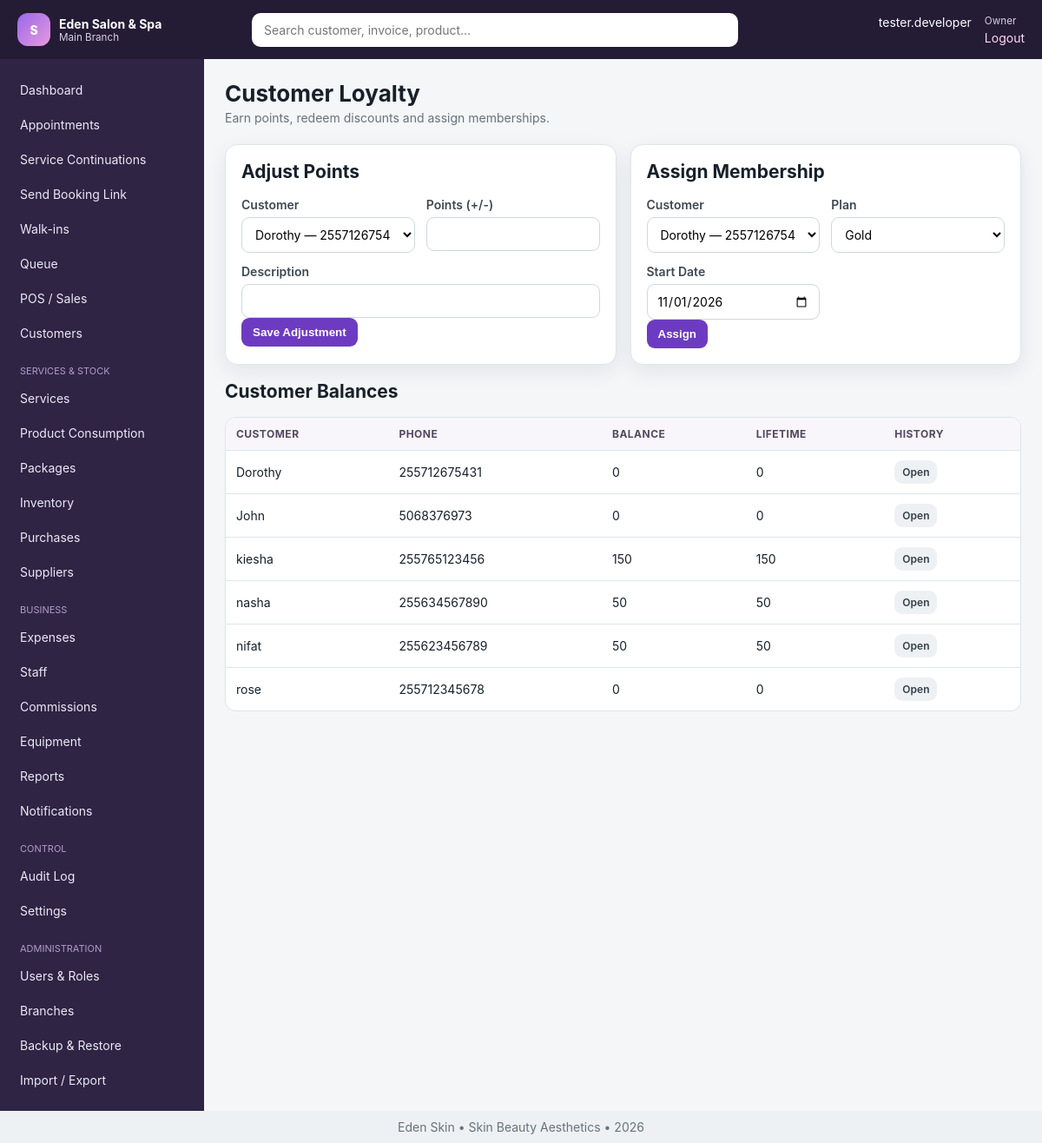
Screenshot of /modules/loyalty.php (signed in) with the database file from the repository.
### tables this page shows
CREATE TABLE `settings` (
  `id` int(11) NOT NULL AUTO_INCREMENT,
  `branch_id` int(11) DEFAULT NULL,
  `setting_key` varchar(100) NOT NULL,
  `setting_value` text DEFAULT NULL,
  `setting_group` varchar(80) DEFAULT 'general',
  `updated_by` int(11) DEFAULT NULL,
  `updated_at` datetime DEFAULT current_timestamp() ON UPDATE current_timestamp(),
  PRIMARY KEY (`id`),
  UNIQUE KEY `uniq_setting` (`branch_id`,`setting_key`),
  KEY `updated_by` (`updated_by`),
  CONSTRAINT `settings_ibfk_1` FOREIGN KEY (`branch_id`) REFERENCES `branches` (`id`) ON DELETE CASCADE,
  CONSTRAINT `settings_ibfk_2` FOREIGN KEY (`updated_by`) REFERENCES `users` (`id`) ON DELETE SET NULL
);

CREATE TABLE `users` (
  `id` int(11) NOT NULL AUTO_INCREMENT,
  `branch_id` int(11) NOT NULL,
  `staff_id` int(11) DEFAULT NULL,
  `role_id` int(11) NOT NULL,
  `username` varchar(80) NOT NULL,
  `password_hash` varchar(255) NOT NULL,
  `status` enum('active','inactive','locked') DEFAULT 'active',
  `last_login_at` datetime DEFAULT NULL,
  `created_at` datetime DEFAULT current_timestamp(),
  PRIMARY KEY (`id`),
  UNIQUE KEY `username` (`username`),
  KEY `branch_id` (`branch_id`),
  KEY `staff_id` (`staff_id`),
  KEY `role_id` (`role_id`),
  CONSTRAINT `users_ibfk_1` FOREIGN KEY (`branch_id`) REFERENCES `branches` (`id`),
  CONSTRAINT `users_ibfk_2` FOREIGN KEY (`staff_id`) REFERENCES `staff` (`id`) ON DELETE SET NULL,
  CONSTRAINT `users_ibfk_3` FOREIGN KEY (`role_id`) REFERENCES `roles` (`id`)
);

CREATE TABLE `branches` (
  `id` int(11) NOT NULL AUTO_INCREMENT,
  `business_id` int(11) NOT NULL,
  `name` varchar(120) NOT NULL,
  `code` varchar(20) NOT NULL,
  `phone` varchar(30) DEFAULT NULL,
  `email` varchar(120) DEFAULT NULL,
  `address` varchar(255) DEFAULT NULL,
  `opening_time` time DEFAULT '08:00:00',
  `closing_time` time DEFAULT '20:00:00',
  `status` enum('active','inactive') DEFAULT 'active',
  `created_at` datetime DEFAULT current_timestamp(),
  PRIMARY KEY (`id`),
  UNIQUE KEY `code` (`code`),
  KEY `business_id` (`business_id`),
  CONSTRAINT `branches_ibfk_1` FOREIGN KEY (`business_id`) REFERENCES `businesses` (`id`)
);

CREATE TABLE `staff` (
  `id` int(11) NOT NULL AUTO_INCREMENT,
  `branch_id` int(11) NOT NULL,
  `employee_no` varchar(30) DEFAULT NULL,
  `photo` varchar(255) DEFAULT NULL,
  `full_name` varchar(150) NOT NULL,
  `phone` varchar(30) DEFAULT NULL,
  `email` varchar(120) DEFAULT NULL,
  `gender` enum('Male','Female','Other') DEFAULT 'Female',
  `date_of_birth` date DEFAULT NULL,
  `address` varchar(255) DEFAULT NULL,
  `role_title` varchar(100) DEFAULT NULL,
  `salary` decimal(14,2) DEFAULT 0.00,
  `default_commission_type` enum('percentage','fixed') DEFAULT 'percentage',
  `default_commission_value` decimal(10,2) DEFAULT 0.00,
  `employment_date` date DEFAULT NULL,
  `emergency_contact` varchar(120) DEFAULT NULL,
  `status` enum('active','inactive','terminated') DEFAULT 'active',
  `created_at` datetime DEFAULT current_timestamp(),
  `updated_at` datetime DEFAULT NULL,
  PRIMARY KEY (`id`),
  UNIQUE KEY `employee_no` (`employee_no`),
  KEY `branch_id` (`branch_id`),
  CONSTRAINT `staff_ibfk_1` FOREIGN KEY (`branch_id`) REFERENCES `branches` (`id`)
);

CREATE TABLE `roles` (
  `id` int(11) NOT NULL AUTO_INCREMENT,
  `name` varchar(80) NOT NULL,
  `description` varchar(255) DEFAULT NULL,
  `is_system` tinyint(1) DEFAULT 0,
  `created_at` datetime DEFAULT current_timestamp(),
  PRIMARY KEY (`id`),
  UNIQUE KEY `name` (`name`)
);

CREATE TABLE `customers` (
  `id` int(11) NOT NULL AUTO_INCREMENT,
  `branch_id` int(11) NOT NULL,
  `customer_no` varchar(30) DEFAULT NULL,
  `full_name` varchar(150) NOT NULL,
  `phone` varchar(30) DEFAULT NULL,
  `gender` enum('Male','Female','Other') DEFAULT NULL,
  `date_of_birth` date DEFAULT NULL,
  `email` varchar(120) DEFAULT NULL,
  `address` varchar(255) DEFAULT NULL,
  `emergency_contact` varchar(120) DEFAULT NULL,
  `preferences` text DEFAULT NULL,
  `status` enum('active','inactive') DEFAULT 'active',
  `created_at` datetime DEFAULT current_timestamp(),
  `updated_at` datetime DEFAULT NULL,
  PRIMARY KEY (`id`),
  UNIQUE KEY `customer_no` (`customer_no`),
  KEY `phone` (`phone`),
  KEY `branch_id` (`branch_id`),
  CONSTRAINT `customers_ibfk_1` FOREIGN KEY (`branch_id`) REFERENCES `branches` (`id`)
);

### includes/functions.php (called while the page is built, shortened)
<?php
function app_config(): array {
    static $config;
    if (!$config) {
        $file=dirname(__DIR__).'/config.php';
        $config=require $file;
    }
    return $config;
}
function e(mixed $v): string { return htmlspecialchars((string)$v, ENT_QUOTES, 'UTF-8'); }
function url(string $path=''): string { $base=rtrim(app_config()['app']['base_url'] ?? '', '/'); return $base.'/'.ltrim($path,'/'); }
function today(): string { return date('Y-m-d'); }
function setting(string $key,mixed $default=null,?int $branchId=null): mixed {
    try { $branchId=$branchId??current_branch_id(); $r=one('SELECT setting_value FROM settings WHERE setting_key=? AND (branch_id=? OR branch_id IS NULL) ORDER BY branch_id IS NOT NULL DESC LIMIT 1',[$key,$branchId]); return $r ? $r['setting_value'] : $default; } catch(Throwable){ return $default; }
}

### config.php (called while the page is built)
<?php
return array (
  'db' =>
  array (
    'host' => '127.0.0.1',
    'port' => '3306',
    'name' => 'salon_spa_tz',
    'user' => 'root',
    'pass' => '',
    'charset' => 'utf8mb4',
  ),
  'app' =>
  array (
    'name' => 'Salon & Spa Manager',
    'base_url' => '/salon_spa_management_system',
    'timezone' => 'Africa/Dar_es_Salaam',
    'currency' => 'TZS',
    'session_timeout' => 3600,
    'debug' => false,
  ),
);

### includes/auth.php (called while the page is built, shortened)
<?php
function is_logged_in(): bool { return !empty($_SESSION['user_id']); }
function require_login(): void {
    if(!current_user()){ logout_user(); redirect('login.php'); }
}
function current_user(): ?array { static $u; if(!is_logged_in())return null; if(!$u)$u=one('SELECT u.*,r.name role_name,s.full_name staff_name,b.name branch_name FROM users u JOIN roles r ON r.id=u.role_id LEFT JOIN staff s ON s.id=u.staff_id LEFT JOIN branches b ON b.id=u.branch_id WHERE u.id=?',[$_SESSION['user_id']]); return $u; }
function current_branch_id(): ?int {
    if(isset($_SESSION['branch_id']) && (int)$_SESSION['branch_id']>0) return (int)$_SESSION['branch_id'];
    return null;
}
function can(string $code): bool { $u=current_user(); return $u && ($u['role_name']==='Owner' || in_array($code,permissions(),true)); }
function require_permission(string $code): void { require_login(); if(!can($code)){http_response_code(403); include dirname(__DIR__).'/403.php'; exit;} }

### includes/db.php (called while the page is built, shortened)
<?php
function db(): PDO {
    static $pdo = null;
    if ($pdo instanceof PDO) return $pdo;
    $cfg = app_config()['db'];
    $dsn = sprintf('mysql:host=%s;port=%s;dbname=%s;charset=%s', $cfg['host'], $cfg['port'], $cfg['name'], $cfg['charset']);
    $pdo = new PDO($dsn, $cfg['user'], $cfg['pass'], [
        PDO::ATTR_ERRMODE => PDO::ERRMODE_EXCEPTION,
        PDO::ATTR_DEFAULT_FETCH_MODE => PDO::FETCH_ASSOC,
        PDO::ATTR_EMULATE_PREPARES => false,
    ]);
    return $pdo;
}
function q(string $sql, array $params=[]): PDOStatement { $s=db()->prepare($sql); $s->execute($params); return $s; }
function one(string $sql, array $params=[]): ?array { $r=q($sql,$params)->fetch(); return $r ?: null; }
function all(string $sql, array $params=[]): array { return q($sql,$params)->fetchAll(); }

### includes/business.php (called while the page is built, shortened)
<?php
function option_rows(string $table,string $labelCol='name',string $where='status="active"'): array {
    $sql="SELECT id, $labelCol label FROM `$table`";
    $params=[];
    if($where){ $sql.=" WHERE $where"; }
    if(str_contains($where,'branch_id=?')) $params[] = current_branch_id();
    $sql.=" ORDER BY label";
    $out=[]; foreach(all($sql,$params) as $r){ $out[$r['id']]=$r['label']; } return $out;
}
function customers_options(bool $includeBlank=true): array { $rows=all('SELECT id, CONCAT(full_name," — ",COALESCE(phone,"")) label FROM customers WHERE branch_id=? AND status="active" ORDER BY full_name',[current_branch_id()]); $o=[]; foreach($rows as $r)$o[$r['id']]=$r['label']; return $o; }
?>

### modules/loyalty.php (the view, shortened to what this page needs)
<?php
require dirname(__DIR__).'/includes/bootstrap.php'; require_permission('loyalty.manage'); $bid=current_branch_id();
$rows=all('SELECT c.id,c.full_name,c.phone,COALESCE(la.points_balance,0) points,COALESCE(la.lifetime_points,0) lifetime FROM customers c LEFT JOIN loyalty_accounts la ON la.customer_id=c.id WHERE c.branch_id=? ORDER BY c.full_name',[$bid]); $title='Customer Loyalty'; $subtitle='Earn points, redeem discounts and assign memberships.'; include dirname(__DIR__).'/includes/header.php';?><div class="grid cols-2"><section class="card"><h2>Adjust Points</h2><form method="post"><?=csrf_field()?><input type="hidden" name="_action" value="adjust"><div class="form-grid"><div class="form-group"><label>Customer</label><select name="customer_id" required><?php foreach(customers_options() as $id=>$l):?><option value="<?=e($id)?>"><?=e($l)?></option><?php endforeach;?></select></div><div class="form-group"><label>Points (+/-)</label><input type="number" name="points" required></div><div class="form-group full"><label>Description</label><input name="description"></div></div><button class="btn">Save Adjustment</button></form></section><section class="card"><h2>Assign Membership</h2><form method="post"><?=csrf_field()?><input type="hidden" name="_action" value="membership"><div class="form-grid"><div class="form-group"><label>Customer</label><select name="customer_id" required><?php foreach(customers_options() as $id=>$l):?><option value="<?=e($id)?>"><?=e($l)?></option><?php endforeach;?></select></div><div class="form-group"><label>Plan</label><select name="membership_id" required><?php foreach(option_rows('memberships','name','branch_id=? AND status="active"') as $id=>$l):?><option value="<?=e($id)?>"><?=e($l)?></option><?php endforeach;?></select></div><div class="form-group"><label>Start Date</label><input type="date" name="start_date" value="<?=e(today())?>"></div></div><button class="btn">Assign</button></form></section></div><h2>Customer Balances</h2><div class="table-wrap"><table><thead><tr><th>Customer</th><th>Phone</th><th>Balance</th><th>Lifetime</th><th>History</th></tr></thead><tbody><?php foreach($rows as $r):?><tr><td><?=e($r['full_name'])?></td><td><?=e($r['phone'])?></td><td><?=e($r['points'])?></td><td><?=e($r['lifetime'])?></td><td><a class="btn small light" href="customer_view.php?id=<?=e($r['id'])?>">Open</a></td></tr><?php endforeach;?></tbody></table></div><?php include dirname(__DIR__).'/includes/footer.php'; ?>

### includes/header.php (shortened to what this page needs)
<?php
require_login(); $u=current_user(); $title=$title??'Dashboard';
function nav_file_available(string $href): bool {
    return is_file(dirname(__DIR__).'/'.ltrim($href,'/'));
}
function current_rel_script_for_nav(): string {
    $script=str_replace('\\','/',$_SERVER['SCRIPT_NAME']??'');
    $base=(string)(app_config()['app']['base_url']??'');
    $base=rtrim(str_replace('\\','/',$base),'/');
    return ltrim($script,'/');
}
$navGroups=[
 'Main'=>[
  ['dashboard.php','Dashboard','dashboard.view'],
  ['modules/appointments.php','Appointments','appointments.view'],
  ['modules/continuations.php','Service Continuations','appointments.view'],
  ['modules/booking_link.php','Send Booking Link','appointments.manage'],
  ['modules/walkins.php','Walk-ins','queue.manage'],
  ['modules/queue.php','Queue','queue.manage'],
  ['modules/pos.php','POS / Sales','sales.create'],
  ['modules/customers.php','Customers','customers.view'],
 ],
 'Services & Stock'=>[
  ['modules/services.php','Services','services.manage'],
  ['modules/service_consumption.php','Product Consumption','services.manage'],
  ['modules/packages.php','Packages','services.manage'],
  ['modules/inventory.php','Inventory','inventory.view'],
  ['modules/purchases.php','Purchases','purchases.manage'],
  ['modules/suppliers.php','Suppliers','suppliers.manage'],
 ],
 'Business'=>[
  ['modules/expenses.php','Expenses','expenses.manage'],
  ['modules/staff.php','Staff','staff.view'],
  ['modules/commissions.php','Commissions','commissions.view'],
  ['modules/equipment.php','Equipment','equipment.manage'],
  ['modules/reports.php','Reports','reports.view'],
  ['modules/notifications.php','Notifications','notifications.manage'],
 ],
 'Control'=>[
  ['modules/audit.php','Audit Log','audit.view'],
  ['modules/settings.php','Settings','settings.manage'],
 ],
 'Administration'=>[
  ['modules/users.php','Users & Roles','users.manage'],
  ['modules/branches.php','Branches','users.manage'],
  ['modules/backups.php','Backup & Restore','users.manage'],
  ['modules/imports.php','Import / Export','users.manage'],
 ],
];
$current=current_rel_script_for_nav();
$hasSearch=nav_file_available('modules/search.php');
?><!doctype html><html lang="en"><head><link rel="stylesheet" href="<?=url('assets/css/app.css')?>"></head><body>
<header class="topbar"><button class="menu-btn" data-toggle-menu>☰</button><div class="brand"><span class="brand-mark">S</span><div><strong><?=e(setting('business_name',app_config()['app']['name']))?></strong><small><?=e($u['branch_name']??'Main Branch')?></small></div></div><?php if($hasSearch):?><form class="global-search" action="<?=url('modules/search.php')?>"><input name="q" placeholder="Search customer, invoice, product…"></form><?php else:?><div class="global-search"></div><?php endif;?><div class="userbox"><span><?=e($u['staff_name']?:$u['username'])?></span><small><?=e($u['role_name'])?></small><a href="<?=url('logout.php')?>">Logout</a></div></header>
<div class="layout"><aside class="sidebar" id="sidebar"><nav><?php foreach($navGroups as $group=>$items): $visible=[]; foreach($items as $item){ [$href,$label,$perm]=$item; if(nav_file_available($href) && can($perm)) $visible[]=$item; } if(!$visible) continue; if($group!=='Main'): ?><div class="nav-heading"><?=e($group)?></div><?php endif; foreach($visible as [$href,$label,$perm]): ?><a href="<?=url($href)?>" class="<?=$current===$href?'active':''?>"><?=e($label)?></a><?php endforeach; endforeach; ?></nav></aside><main class="content"><div class="page-head"><div><h1><?=e($title)?></h1><?php if(!empty($subtitle)):?><p><?=e($subtitle)?></p><?php endif;?></div></div>

### rows the page displays
settings: setting_value "Eden Salon & Spa"
users: branch.name "Main Branch", staff.full_name "tester.developer", role.name "Owner"
customers: full_name "Dorothy", phone "255712675431", points "0", lifetime "0"
customers: full_name "John", phone "5068376973", points "0", lifetime "0"
customers: full_name "kiesha", phone "255765123456", points "150", lifetime "150"
customers: full_name "nasha", phone "255634567890", points "50", lifetime "50"
customers: full_name "nifat", phone "255623456789", points "50", lifetime "50"
customers: full_name "rose", phone "255712345678", points "0", lifetime "0"

### other values shown
$label "Dashboard"
$label "Appointments"
$label "Service Continuations"
$label "Send Booking Link"
$label "Walk-ins"
$label "Queue"
$label "POS / Sales"
$label "Customers"
$group "SERVICES & STOCK"
$label "Services"
$label "Product Consumption"
$label "Packages"
$label "Inventory"
$label "Purchases"
$label "Suppliers"
